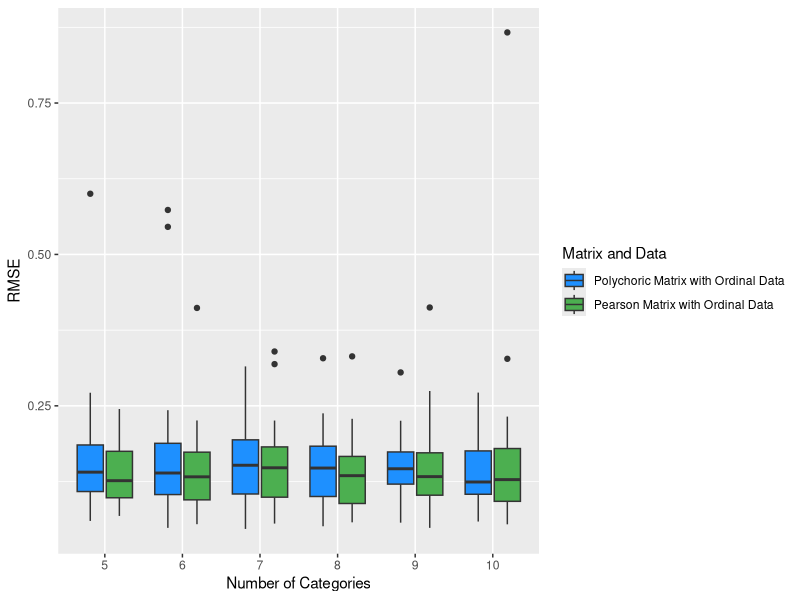
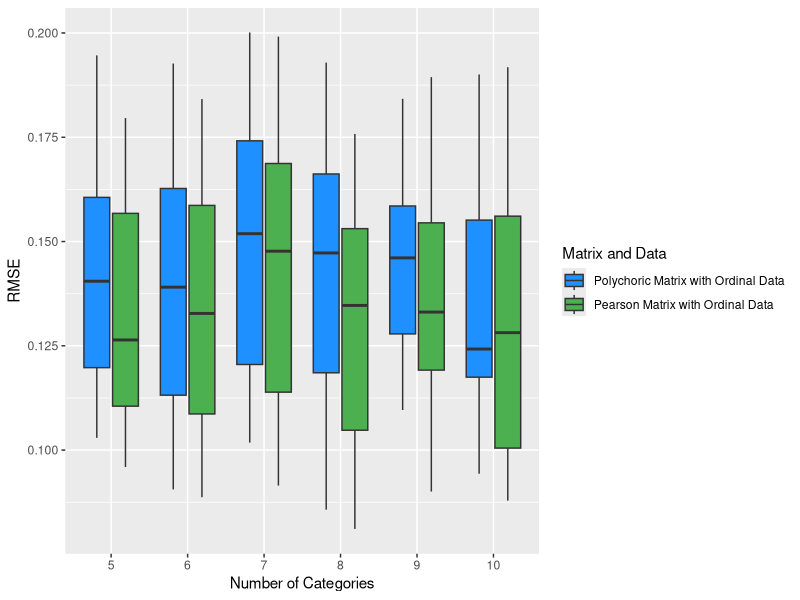
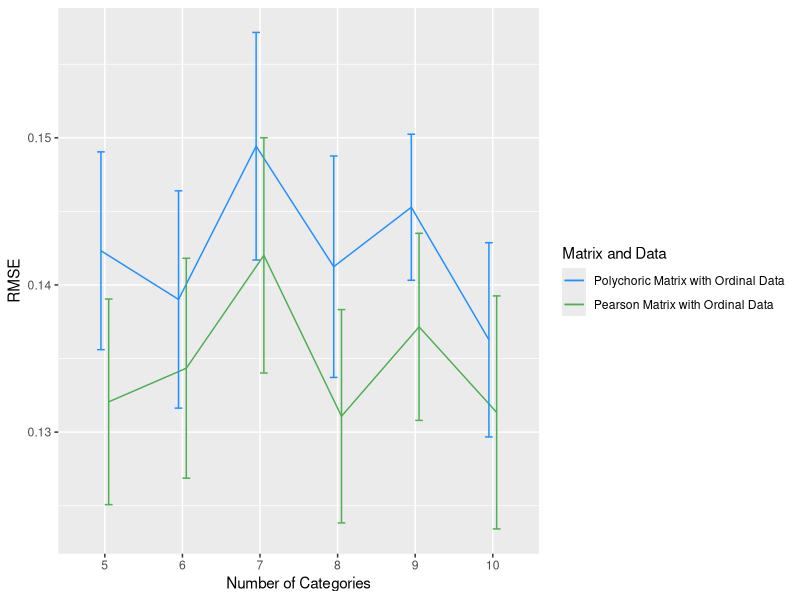

These charts were generated, in order, by the following R code:
library(tidyr)
library(dplyr)
library(car)
library(ggplot2)
library(scales)
library(patchwork)
# Comparsion between different Matrix and Data settings.(Polychoric Matrix with Ordinal Data & Pearson Matrix with Ordinal Data)
data_1 <- read.csv("Experiment_Result/3.1/RMSE_result_1.csv")
data_2 <- read.csv("Experiment_Result/3.1/RMSE_result_3.csv")

# --------------------------------------------------------------------------------
# Change "data_1" into longer format, preparing for integration


colnames(data_1) <- c("5","6","7","8","9","10")

long_data_1 <- pivot_longer(
  data_1,
  cols = c("5","6","7","8","9","10"), # Select the columns to pivot
  names_to = "Number of Categories",            # New column for the names
  values_to = "RMSE"           # New column for the values
)

long_data_1$`Matrix and Data` <- "Polychoric Matrix with Ordinal Data"

# --------------------------------------------------------------------------------
# Change "data_2" into longer format, preparing for integration
colnames(data_2) <- c("5","6","7","8","9","10")

long_data_2 <- pivot_longer(
  data_2,
  cols = c("5","6","7","8","9","10"), # Select the columns to pivot
  names_to = "Number of Categories",            # New column for the names
  values_to = "RMSE"           # New column for the values
)

long_data_2$`Matrix and Data` <- "Pearson Matrix with Ordinal Data"


# --------------------------------------------------------------------------------


# The following is used to combine the above three datasets together.
data <- rbind(long_data_1,long_data_2)
data <- select(data,c("Number of Categories","Matrix and Data","RMSE"))


# Get the factors columns
data$`Number of Categories` <- factor(data$`Number of Categories`, levels = c(5, 6, 7, 8, 9, 10))

data$`Matrix and Data` <- factor(data$`Matrix and Data`, levels = c("Polychoric Matrix with Ordinal Data", "Pearson Matrix with Ordinal Data"))


# --------------------------------------------------------------------------------
# Visualization for outliers and show the exact proportion of outliers in each group.

colors <- c("Polychoric Matrix with Ordinal Data" = "#1E90FF", 
            "Pearson Matrix with Ordinal Data" = "#4CAF50")  

Outliers_Plot <- ggplot(data) +
  aes(x = `Number of Categories`, y = RMSE, fill = `Matrix and Data`) +
  geom_boxplot() +
  scale_fill_manual(values = colors)



Outliers_Plot

# Find the outliers proportion for each group

## Define a function to calculate outlier bounds
calculate_outliers <- function(x) {
  Q1 <- quantile(x, 0.25, na.rm = TRUE)
  Q3 <- quantile(x, 0.75, na.rm = TRUE)
  IQR <- Q3 - Q1
  lower_bound <- Q1 - 1.5 * IQR
  upper_bound <- Q3 + 1.5 * IQR
  (x < lower_bound) | (x > upper_bound)
}

## Add a column identifying outliers and calculate proportions
outlier_proportions <- data %>%
  group_by(`Number of Categories`, `Matrix and Data`) %>%
  mutate(is_outlier = calculate_outliers(RMSE)) %>%  # Identify outliers
  summarise(
    total_count = n(),                            # Total number of observations in the group
    outlier_count = sum(is_outlier, na.rm = TRUE), # Number of outliers in the group
    outlier_proportion = outlier_count / total_count,# Proportion of outliers
    .groups = "drop"
  )


outlier_proportions
print(paste0("The maximum proportion of outliers in all combination of levels is ", percent(max(outlier_proportions$outlier_proportion))))

# --------------------------------------------------------------------------------
# Get trimmed data 20%

data_trimmed <- data %>%
  group_by(`Number of Categories`, `Matrix and Data`) %>%
  filter(
    RMSE >= quantile(RMSE, 0.2, na.rm = TRUE) & # Remove the bottom 20%
      RMSE <= quantile(RMSE, 0.8, na.rm = TRUE)   # Remove the top 20%
  )



Outliers_Plot_new <-ggplot(data_trimmed) +
  aes(x = `Number of Categories`, y = RMSE, fill = `Matrix and Data`) +
  geom_boxplot() +
  scale_fill_manual(values = colors)


Outliers_Plot_new

# --------------------------------------------------------------------------------
# Model establishment

mod <- aov(RMSE ~ `Number of Categories` * `Matrix and Data`,
           data = data_trimmed
)

## Homogeneity of variances (It is not necessary since each group is with the same size)
##leveneTest(mod)

# --------------------------------------------------------------------------------
# Get the result of the two-way ANOVA
summary(mod)



# --------------------------------------------------------------------------------
# The following is used to draw the plot used for showing the relationships between the two factors
df <- data

trimmed_sd <- function(x, trim = 0.2) {
  trimmed <- sort(x)[(floor(trim * length(x)) + 1):(ceiling((1 - trim) * length(x)))]
  sd(trimmed)
}

df.summary <- df %>%
  group_by(`Number of Categories`, `Matrix and Data`) %>%
  summarise(
    sd = trimmed_sd(RMSE, trim = 0.2),
    RMSE = mean(RMSE, trim = 0.2),
    .groups = "drop"
  )


position <- position_dodge(0.2)  # Adjust dodge width as needed
Main_Plot <- ggplot() +
  geom_line(aes(x = `Number of Categories`, y = RMSE, color = `Matrix and Data`, group = `Matrix and Data`), 
            data = df.summary, position = position) +
  geom_errorbar(aes(x = `Number of Categories`, y = RMSE, ymin = RMSE - 1.96*sd/sqrt(60), ymax = RMSE + 1.96*sd/sqrt(60), color = `Matrix and Data`), 
                data = df.summary, width = 0.2, position = position) +
  scale_color_manual(values = colors) +
  theme_gray()

Main_Plot


# This is used to show the mean value and the variance
df.summary
